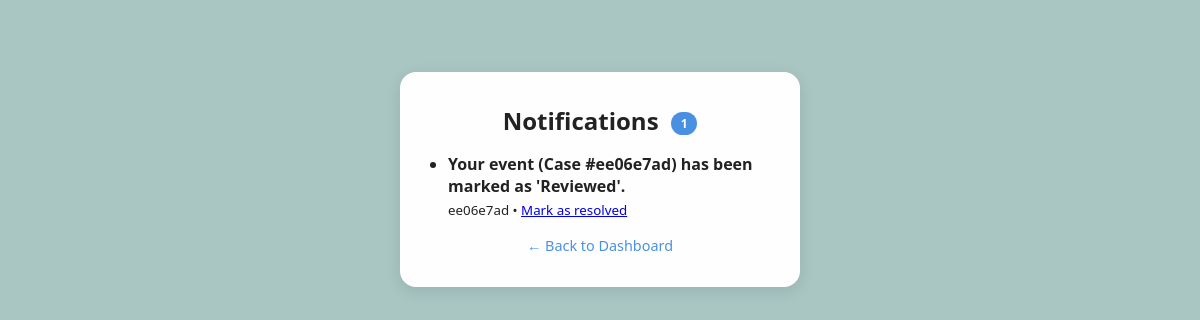
Page /notifications (signed in) on the committed database.
### tables this page shows
CREATE TABLE notifications (
            id INTEGER PRIMARY KEY AUTOINCREMENT,
            user_id INTEGER,
            message TEXT,
            case_number TEXT,
            resolved INTEGER DEFAULT 0
        , timestamp TEXT);

### main.py (the view)
@app.route('/notifications')
def notifications():
    if 'user_id' not in session:
        return redirect(url_for('login'))
    conn = sqlite3.connect('sentinel.db')
    cur = conn.cursor()
    cur.execute("SELECT id, message, case_number FROM notifications WHERE user_id=? AND resolved=0", (session['user_id'],))
    notes = cur.fetchall()
    conn.close()
    return render_template("notifications.html", notifications=notes)

### templates/notifications.html (shortened to what this page needs)
<!DOCTYPE html>
<html lang="en">
<head>
  <link rel="stylesheet" href="{{ url_for('static', filename='styles.css') }}">
</head>
<body>
  <div class="card">
    <h2>Notifications <span class="badge">{{ notifications|length }}</span></h2>
    {% if notifications %}
      <ul>
        {% for note in notifications %}
          <li>
            <strong>{{ note[1] }}</strong><br>
            <small>{{ note[2][:10] }} • <a href="/resolve/{{ note[0] }}">Mark as resolved</a></small>
          </li>
        {% endfor %}
      </ul>
    {% else %}
      <p>No notifications.</p>
    {% endif %}
    <p class="small-link"><a href="/dashboard">← Back to Dashboard</a></p>
  </div>
</body>
</html>

### static/styles.css (style rules this page uses)
:root { --bg-color: #a9c6c3; --button-blue: #4A90E2; --button-hover: #357ABD; --card-bg: #fefefe; --text-dark: #222; --text-muted: #555; }
* { box-sizing: border-box; margin: 0; padding: 0; }
body { font-family: 'Segoe UI', sans-serif; background-color: var(--bg-color); color: var(--text-dark); padding: 2rem 1rem; }
.card { background: var(--card-bg); padding: 2rem; border-radius: 1rem; box-shadow: 0 4px 16px rgba(0, 0, 0, 0.1); width: 100%; max-width: 400px; margin: 5vh auto; text-align: center; }
.small-link { font-size: 0.9rem; color: var(--button-blue); margin-top: 1rem; }
.small-link a { text-decoration: none; color: var(--button-blue); }
ul { text-align: left; margin-top: 1rem; padding-left: 1rem; }
li { margin-bottom: 0.5rem; line-height: 1.4; }
.badge { background-color: var(--button-blue); color: white; border-radius: 20px; padding: 0.2rem 0.6rem; font-size: 0.75rem; vertical-align: middle; margin-left: 0.4rem; }

### rows in the picture
notifications: message "Your event (Case #ee06e7ad) has been marked as 'Reviewed'.", case_number "ee06e7ad"

### other values in the picture
{{ notifications|length }} "1"
